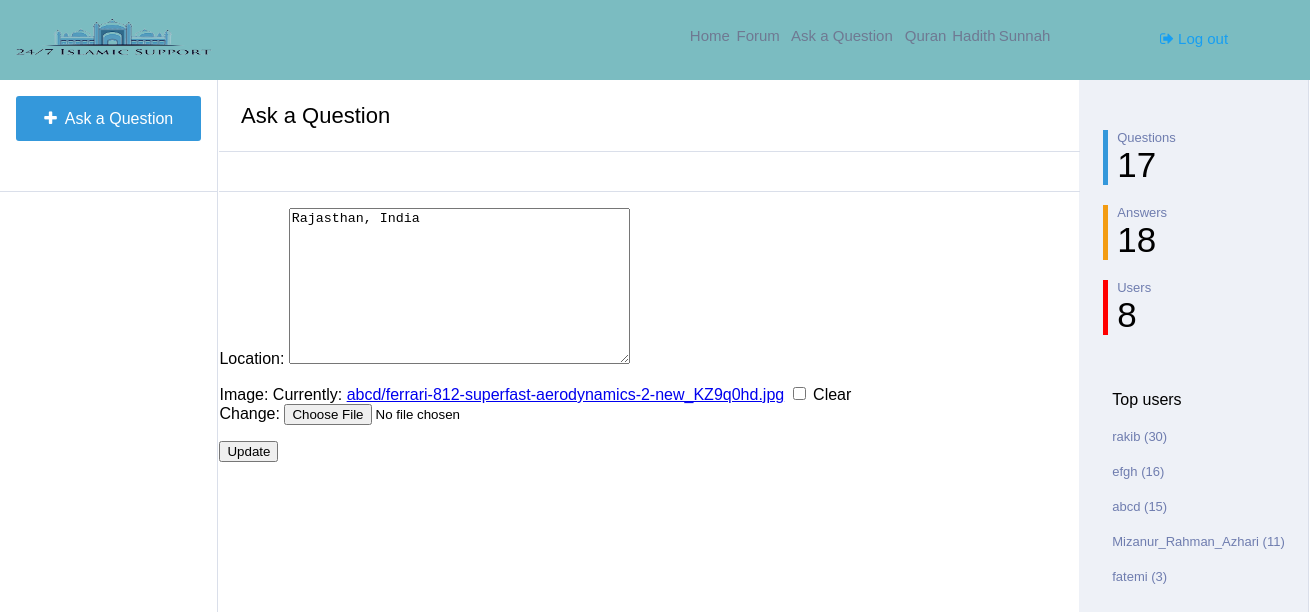
Screenshot of /profileupdate/1/ (signed in) with the database file from the repository.
### Main/models.py (models this page shows, shortened)
class Profile(models.Model):
	user=models.ForeignKey(settings.AUTH_USER_MODEL,on_delete=models.CASCADE)
	image=models.ImageField(upload_to=upload_location,null=True,blank=True,)
	location=models.TextField(default="Not mentioned")
	points=models.IntegerField(default=0)
	questions=models.IntegerField(default=0)
	answers=models.IntegerField(default=0)

### Main/views.py (the view)
# urls.py: url(r'^profileupdate/(?P<id>\d+)/$', views.Update_pro,name='profile_update'),
@login_required
def Update_pro(request, id):
  top = Profile.objects.all().order_by("-points")[:min(Profile.objects.count(),5)]
  profile = get_object_or_404(Profile,id=id)
  instance=get_object_or_404(Profile,id=id)
  if request.user == instance.user:
    form = Update(request.POST or None, request.FILES or None,instance=instance)
    if form.is_valid():
      instance=form.save(commit=False)
      instance.save()
      messages.success(request, "Saved")
      return HttpResponseRedirect('/')
    context={
      "instance":instance,
      "form":form,"q":Question.objects.count(),"a":Answer.objects.count(),"u":Profile.objects.count(),"top":top,
      "profile":profile
    }
    return render(request,"update.html",context)
  else:
    messages.error(request, "User unauthorized.")
    return HttpResponseRedirect('/')

### Main/forms.py
class Update(forms.ModelForm):
	class Meta:
		model = Profile
		fields=[
			"location",
			"image",
		]

### templates/update.html (shortened to what this page needs)
{% load static %}
<html>
<head>
<link rel='stylesheet' href='{% static "css/create.css" %}'>
<link rel="stylesheet" href="https://cdnjs.cloudflare.com/ajax/libs/font-awesome/4.7.0/css/font-awesome.min.css">
</head>
<body>
		<div class="navbar">
		<div class="logo">
			<img src='{% static "image/Logo.png" %}' style="width: 230px; margin-top: 10px;" />
		</div>
		<div class="search">
		</div>
		<div class="navlinks">
          			<h6><a href="{% url "Home" %}">Home</a>  </h6><h6><a href="{% url "home" %}">Forum</a>  </h6> <h6 style="width: 30%;"><a href="{% url "create" %}">Ask a Question</a></h6> <h6><a href="{% url "quran" %}">Quran</a></h6> <h6><a href="{% url "hadith" %}">Hadith</a></h6> <h6><a href="{% url "sunnah" %}">Sunnah</a></h6>
		</div>
		<div class="login" style="font-size: 15px;">
			{% if request.user.is_authenticated %}
			<p><a href="{% url "logout" %}"><i class="fa fa-sign-out" aria-hidden="true"></i> Log out</a></p>
			{% else %}
			<p><a href="{% url "login" %}"><i class="fa fa-sign-in" aria-hidden="true"></i> Log in / Register</a></p>
			{%endif %}
		</div>
	</div>
	<div class="main">
		<div class="links">
			<div id="ask-cont">
			<a href="{% url "create" %}" style="text-decoration: none;"><p class="ask"><i class="fa fa-plus" aria-hidden="true"></i>&nbsp Ask a Question</p></a>
			</div>
		</div>
		<div class="content">
			<table style="width: 100%;border-spacing: 0px;min-height: 100%;">
				<tr>
			<td style="width:100%; float: left;">
				<div class="heading">
					<div class="tab">
						<p>Ask a Question</p>
					</div>
				</div>
			<div class="welcome">
				<div class="tab">
					<p>&nbsp</p>
				</div>
			</div>
			<div id="tab1" class="tabcontent">
				<form method="POST" action="" enctype='multipart/form-data'>
				{{ form.as_p }}
				<input type="submit" value='Update' class="btn btn-success btn-lg"/>
				</form>
			</div>
		</td>
			<td class="stats" style="padding-top: 30px;vertical-align: top;">
				<div class="bor" style="border-left-color: #3498db">
					<p class="stat_q">Questions</p>
					<p class="stat_a">{{ q }}</p>
				</div>
				<div class="bor" style="border-left-color: #f39c12;">
					<p class="stat_q">Answers</p>
					<p class="stat_a">{{ a }}</p>
				</div>
				<div class="bor" style="border-left-color: red;">
					<p class="stat_q">Users</p>
					<p class="stat_a">{{ u }}</p>
				</div>
				<div class="bor" style="border:none; padding-top: 40px;">
					<p>Top users</p>
					{% for obj in top %}
					<p class="stat_q"><a  href="{% url "profile" id=obj.id %}" style="color: #6f7daf;text-decoration: none;">{{ obj.user }} ({{obj.points}})</a></p>
					{% endfor %}
				</div>
			</td>
		</tr>
	</table>
		</div>
	</div>
</body>
</html>

### static/css/create.css (style rules this page uses)
body { min-width: 1300px; margin: 0px; font-family: sans-serif; }
.navbar { width: 100%; background-color: #7bbcc1; height:80px; }
.logo { float: left; width:10%; height:100%; }
.search { float: left; height: 100%; width: 42.3%; }
.navlinks { float: left; width:30%; background-color: #7bbcc1; height:100%; }
.navlinks h6 { margin-top:27px; float: left; width:12%; text-align: center; margin-left: 0.3%; }
.navlinks h6 a { text-decoration: none; color: #6f7992; font-weight: normal; font-size:15px; }
.login { float: left; height: 100%; width: 17.7%; text-align: center; }
.login p { margin-top: 30px; }
.login a { text-decoration: none; color: #169ef2; }
.main { width: 100%; }
.links { float: left; top:80px; height: 100%; width:16.6%; }
.ask { margin-left: 7.5%; width:85%; height: 31px; border-style: none; border-radius: 3px; background-color: #3498db; color: white; padding-top: 14px; text-align: center; }
#ask-cont { border-bottom-style: solid; border-bottom-color: #dadfea; border-bottom-width: 1px; height:95px; }
.content { float: left; width: 83.2%; border-right-style: solid; border-right-color: #dadfea; border-right-width: 1px; border-left-style: solid; border-left-color: #dadfea; border-left-width: 1px; height: auto; }
.heading { padding-left: 2.5%; font-size: 22px; border-bottom-style: solid; border-bottom-color: #dadfea; border-bottom-width: 1px; margin-bottom: -1px; }
.welcome { padding-left: 2.5%; font-size: 14px; border-bottom-style: solid; border-bottom-color: #dadfea; border-bottom-width: 1px; }
.stats { background-color: #eef1f7; width:21%; }
.welcome p { width: 10%; text-align: center; margin-bottom: 0px; padding-bottom: 11px; cursor: pointer; margin-top: 0px; padding-top: 13px; }
.stat_q { font-size: 13px; margin-bottom: 0px; margin-top: 20px; color: #6f7daf; }
.stat_a { font-size: 35px; margin-top: 0px; margin-bottom: 0px; }
.bor { border-left-style: solid; border-left-width: 5px; padding-left: 4%; margin-left: 10%; }

### rows the page displays
Profile: location "Rajasthan, India", user "abcd", points "15"
Profile: user "rakib", points "30"
Profile: user "efgh", points "16"
Profile: user "Mizanur_Rahman_Azhari", points "11"
Profile: user "fatemi", points "3"

### other values shown
{{ q }} "17"
{{ a }} "18"
{{ u }} "8"
